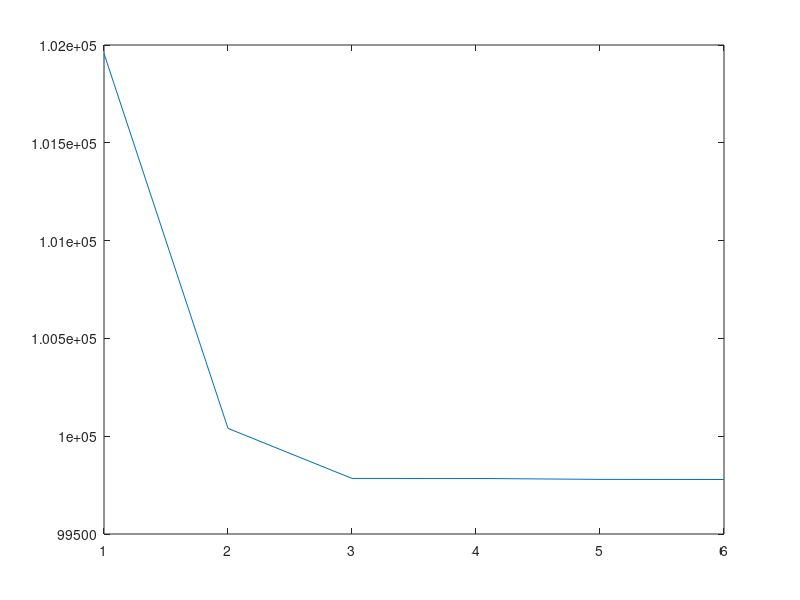
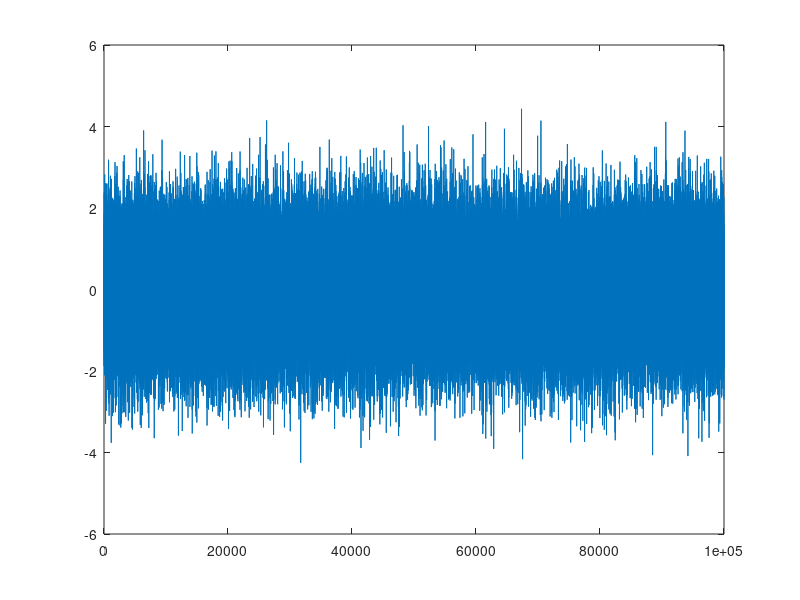

MATLAB code for these plots, in order:
clc
close all
clear all

M = 100000; 
p = 6;

a = [0.8; 0.1; 0.05];
randn('state',0) 
e = randn (M,1);
s = filter(1, [1 ; -a], e);


r = xcorr(s,p);
r = r(p+1: end);

% what follows is equivalent to
% [A,E,K] = LEVINSON(r,i)
% for i = 1 : p
Eest = zeros(p+1, 1);
kest = zeros(p, 1);
aest = zeros(p, p);
Eest(1) = r(1);
for i = 1 : p
    temp = 0 ;
    for j = 1 : i-1
        temp = temp + aest(j, i-1)*r(i-j + 1);
    end
    kest(i) = (r(i+1) - temp )/ Eest(i);
    aest(i,i) = kest(i);
    for j =1: i-1
        aest(j,i) = aest(j,i-1) - kest(i)*aest(i-j,i-1);
    end
    Eest(i+1) = (1- kest(i)^2)* Eest(i);
end
plot(Eest(2:end))
a= aest(:,p)

eres = filter([1 ; -a], 1, s);
figure, plot(eres)
